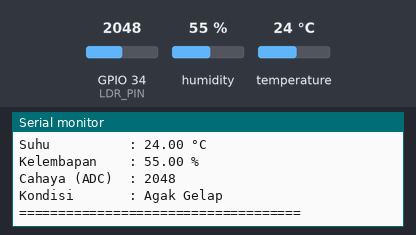
The sketch below on a simulated ESP32. Shown: the last lines printed to the serial monitor. Inputs (shaded band) come from the test bench; at power-on: GPIO 34 (LDR_PIN) = 2048, humidity 55 %, temperature 24 °C. WiFi joins after 1.5 s; servers stay silent unless stated.

Above: at 2.7 s.
2.8 s: GPIO 34 (LDR_PIN) set to 1460
At 3.9 s:
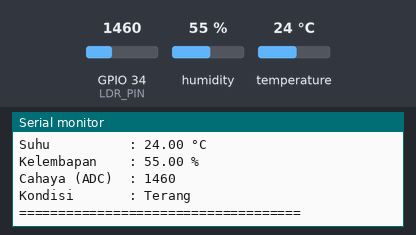
6.0 s: GPIO 34 (LDR_PIN) set to 3040
At 7.1 s:
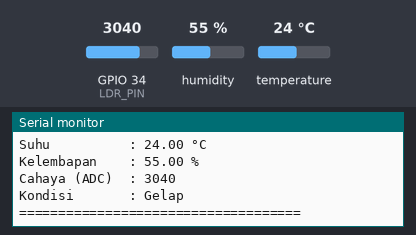
9.1 s: humidity set to 22 %
10.6 s: temperature set to 12 °C
12.1 s: humidity set to 40 %
Timing chart, 0 to 14.6 s (numbered marks = the images above; inputs shaded):
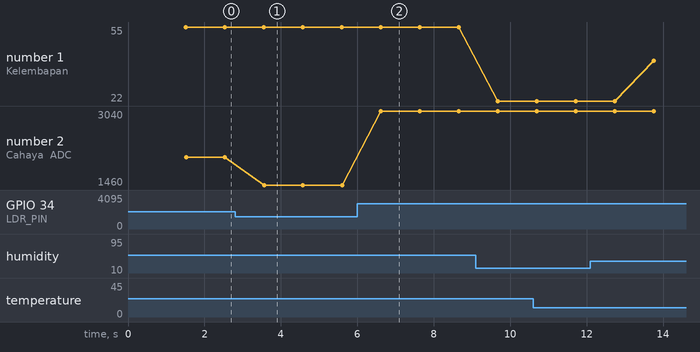

The sketch:

responsi_1.ino
```cpp
#include <WiFi.h>
#include <DHT.h>
#include <HTTPClient.h>

#define DHTPIN 27
#define DHTTYPE DHT22
#define LDR_PIN 34

DHT dht(DHTPIN, DHTTYPE);

const char* ssid = "GEDUNG B - WPA";
const char* password = "123123123";

unsigned long lastSend = 0;


String cekCahaya(int adcValue) {
  if (adcValue < 1500) return "Terang";       // Cahaya kena → nilai kecil
  else if (adcValue < 3000) return "Agak Gelap";
  else return "Gelap";                        // Tidak kena cahaya → nilai besar
}


void konekWiFiCepat() {
  Serial.println("Menghubungkan ke WiFi...");
  WiFi.begin(ssid, password);

  unsigned long start = millis();
  while (WiFi.status() != WL_CONNECTED && millis() - start < 5000) {
    Serial.print(".");
    delay(300);
  }

  if (WiFi.status() == WL_CONNECTED) {
    Serial.println("\nWiFi Connected!");
    Serial.print("IP Address: ");
    Serial.println(WiFi.localIP());
    Serial.print("MAC Address: ");
    Serial.println(WiFi.macAddress());
  } else {
    Serial.println("\nWiFi gagal terhubung (timeout 5 detik)");
  }
}

void setup() {
  Serial.begin(115200);
  dht.begin();
  pinMode(LDR_PIN, INPUT);

  konekWiFiCepat();
}

void loop() {
  float suhu = dht.readTemperature();
  float kelembapan = dht.readHumidity();
  int cahayaRaw = analogRead(LDR_PIN);
  String kondisiCahaya = cekCahaya(cahayaRaw);

  Serial.println("====================================");

  // TAMPILKAN STATUS WIFI DI OUTPUT
  if (WiFi.status() == WL_CONNECTED) {
    Serial.println("Koneksi Wi-Fi: Terhubung");
    Serial.println("IP Address   : " + WiFi.localIP().toString());
    Serial.println("MAC Address  : " + WiFi.macAddress());
  } else {
    Serial.println("Koneksi Wi-Fi: Tidak Terhubung");
  }

  Serial.println("Suhu          : " + String(suhu, 2) + " °C");
  Serial.println("Kelembapan    : " + String(kelembapan, 2) + " %");
  Serial.println("Cahaya (ADC)  : " + String(cahayaRaw));
  Serial.println("Kondisi       : " + kondisiCahaya);
  Serial.println("====================================\n");

  delay(1000);
}
```

Measured:
- after the input at 2.8 s, the serial monitor: prints a new line after 0.76 s (image 1)
- after the input at 6.0 s, the serial monitor: prints a new line after 0.62 s (image 2)
- plotted number 1: 55 → 22 after the input at 9.1 s, 22 → 40 after the input at 12.1 s
- plotted number 2: 2048 → 1460 after the input at 2.8 s, 1460 → 3040 after the input at 6.0 s
